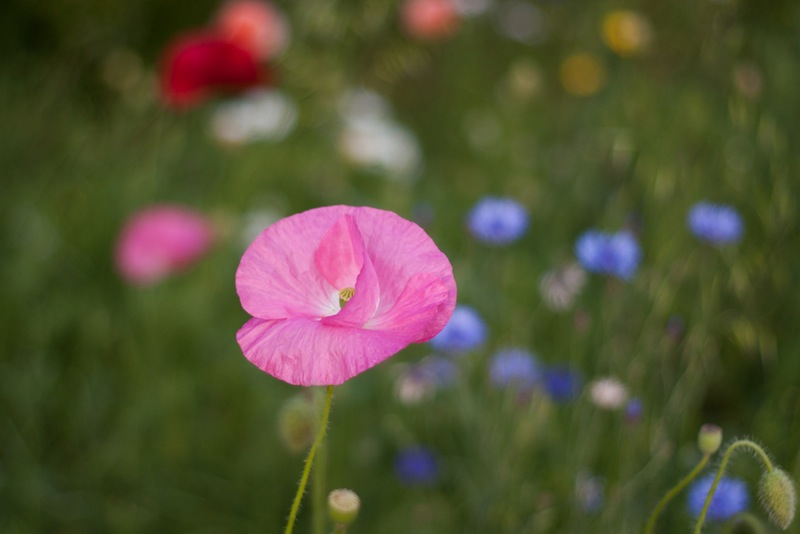
#> input picture Machine and Deep Learning/Practice/ImageToWaterPaint/flower.jpg, 800 x 534 px, found by its file name
$ jupyter execute check.ipynb
#> lines starting #> are read from the running program, lines starting #| are printed output that depends on the picture; after the words box and inside, x2 and y2 are one past the last pixel; in counts of white or black regions, pixels touching at a corner belong together
#> further down, img is the input picture: shape (534, 800, 3); mean B, G, R 53.7, 81.6, 84.5
[cell 1]
import cv2
from PIL import Image

[cell 2]
def cartoonify(img_rgb):
    '''
    converts an image into a cartoon version of itself
    '''
    numBilateralFilters = 7  # number of bilateral filtering steps

    # -- STEP 1 --
    img_color = img_rgb
    # repeatedly apply small bilateral filter instead of applying
    # one large filter
    # This is what is responsible for the "cartoon effet"
    for _ in range(numBilateralFilters):
        img_color = cv2.bilateralFilter(img_color, 15, 30, 20)

    #return img_color
    # The following steps do edge detection and try to add a
    # border to the image
    # -- STEPS 2 and 3 --
    # convert to grayscale and apply median blur
    img_gray = cv2.cvtColor(img_rgb, cv2.COLOR_BGR2GRAY)
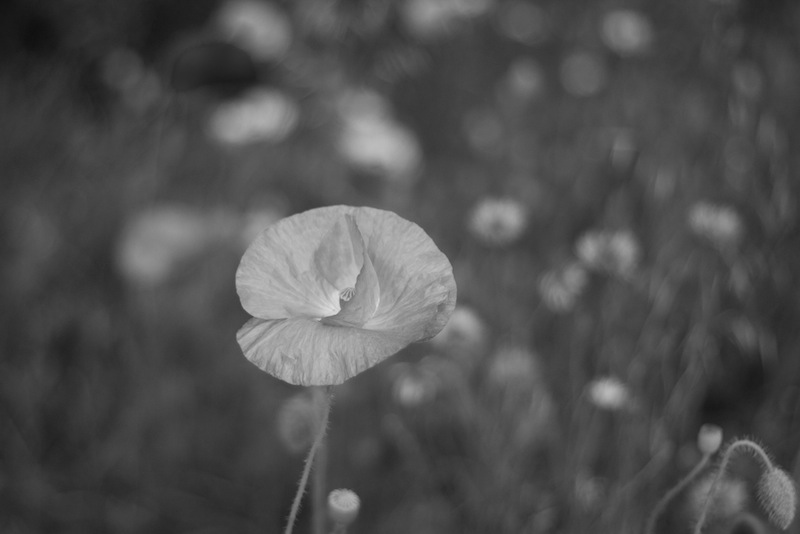
#> img_gray: shape (534, 800); min 15, max 222, mean 79.3
    img_blur = cv2.medianBlur(img_gray, 7)

    # -- STEP 4 --
    # detect and enhance edges
    img_edge = cv2.adaptiveThreshold(img_blur, 255,
                                     cv2.ADAPTIVE_THRESH_MEAN_C,
                                     cv2.THRESH_BINARY, 3, 2)
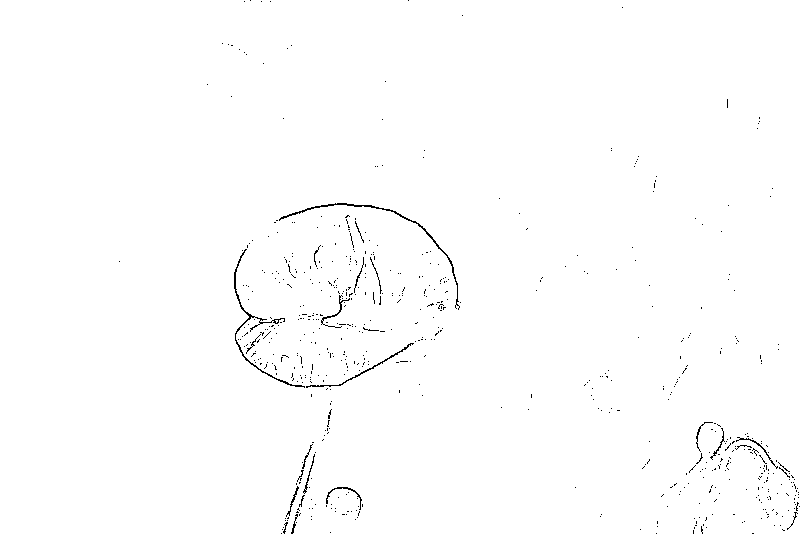
#> img_edge: shape (534, 800); 99.3% white; black in thin lines or dots, all inside (x1, y1, x2, y2) = (119, 0, 800, 534)

    # -- STEP 5 --
    # convert back to color so that it can be bit-ANDed with color image
    img_edge = cv2.cvtColor(img_edge, cv2.COLOR_GRAY2RGB)
    return cv2.bitwise_and(img_color, img_edge)
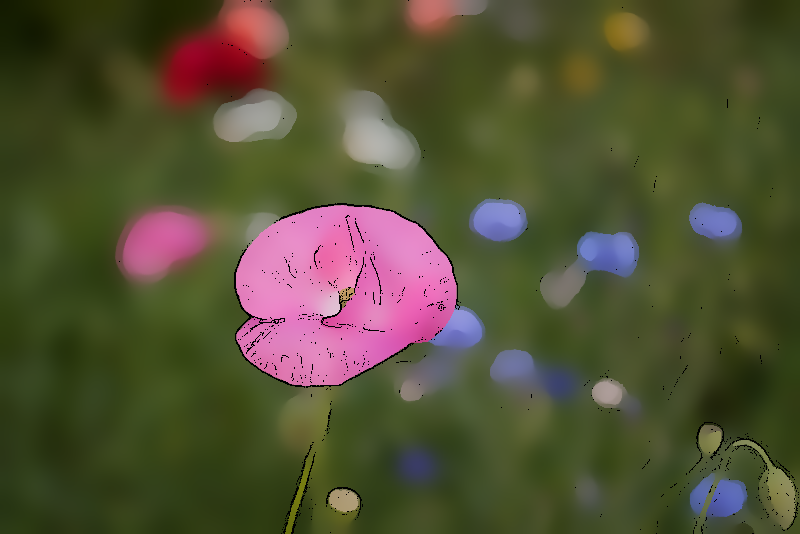
#> returned value: shape (534, 800, 3); mean of channels 0, 1, 2 52.9, 80.9, 83.5; drawn as B, G, R

[cell 3]
img=cv2.imread(r'D:\ML-and-DP-practice\Machine and Deep Learning\Practice\ImageToWaterPaint\flower.jpg')
cv2.imshow('real image', img)
cv2.imshow('image', cartoonify(img))
cv2.waitKey(0)
cv2.destroyAllWindows()
# img = Image.open(r'D:\ML-and-DP-practice\Machine and Deep Learning\Practice\ImageToWaterPaint\flower.jpg')
# img.show()

$ run again, with Machine and Deep Learning/Practice/ImageToWaterPaint/scene.jpg copied over Machine and Deep Learning/Practice/ImageToWaterPaint/flower.jpg
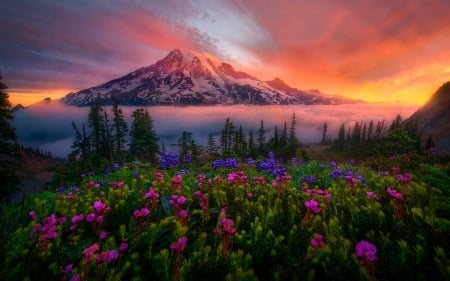
#> input picture Machine and Deep Learning/Practice/ImageToWaterPaint/scene.jpg, 450 x 281 px, found by its file name
#> img is the input picture: shape (281, 450, 3); mean B, G, R 59.1, 63.2, 89.8
#> in cartoonify, `img_edge = cv2.adaptiveThreshold(img_blur, 255, cv2.ADAPTIVE_THRESH_ME..`:
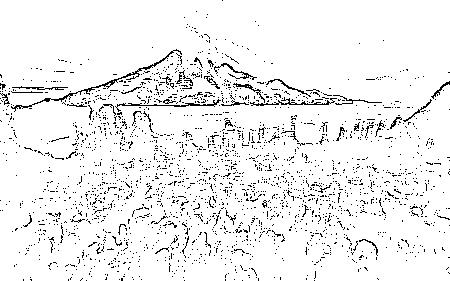
#> img_edge: shape (281, 450); 93.8% white; black in thin lines or dots
#> in cartoonify, `return cv2.bitwise_and(img_color, img_edge)`:
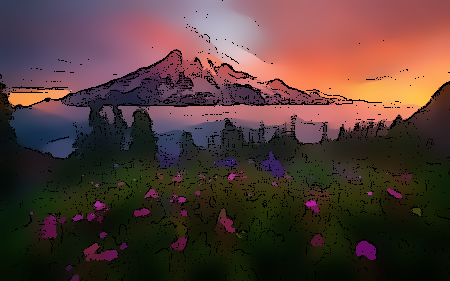
#> returned value: shape (281, 450, 3); mean of channels 0, 1, 2 55.2, 59.6, 84.3; drawn as B, G, R

$ run again, with Machine and Deep Learning/Practice/ImageToWaterPaint/scene2.webp saved as Machine and Deep Learning/Practice/ImageToWaterPaint/flower.jpg
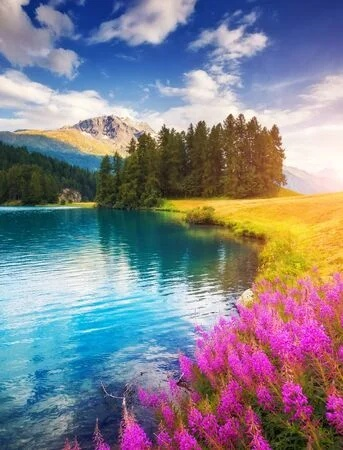
#> input picture Machine and Deep Learning/Practice/ImageToWaterPaint/scene2.webp, 343 x 450 px, found by its file name
#> img is the input picture: shape (450, 343, 3); mean B, G, R 138.9, 128.5, 129.7
#> in cartoonify, `img_edge = cv2.adaptiveThreshold(img_blur, 255, cv2.ADAPTIVE_THRESH_ME..`:
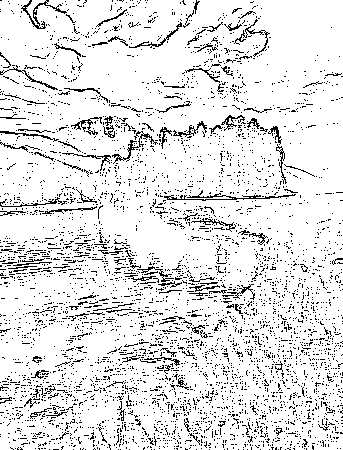
#> img_edge: shape (450, 343); 89% white; black in thin lines or dots
#> in cartoonify, `return cv2.bitwise_and(img_color, img_edge)`:
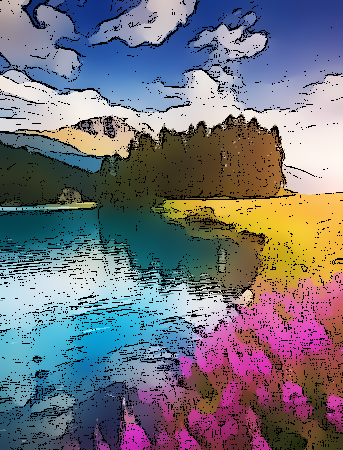
#> returned value: shape (450, 343, 3); mean of channels 0, 1, 2 124.2, 115.1, 116.2; drawn as B, G, R
